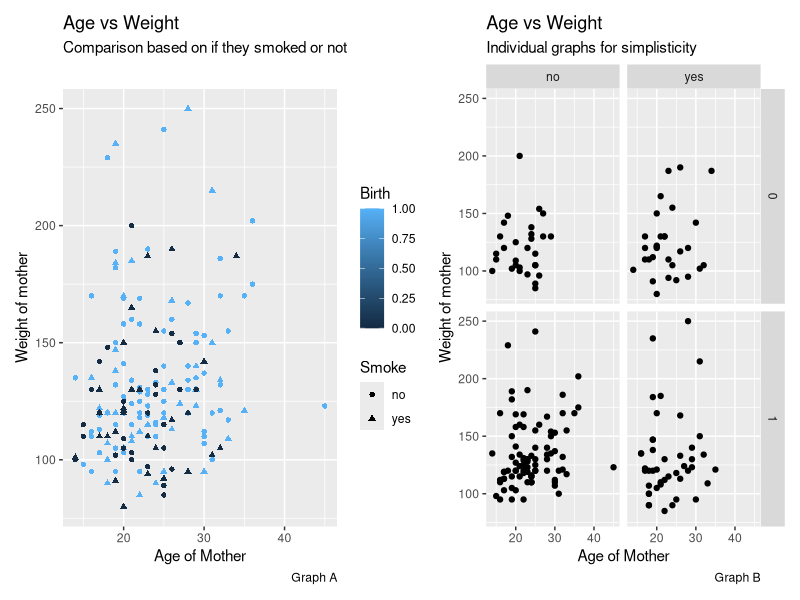

Recreate this plot in R.
## ---- chunk 1
#cuttingoffcode
library(knitr)
opts_chunk$set(tidy.opts=list(width.cutoff=70),tidy=TRUE)
## ---- chunk 2
#library & importing data
library(readxl)
library(tidyverse)
library(patchwork)
baby <- read_excel("baby.xls")
## ---- chunk 3
#analysis for question 1
p = baby %>%
  ggplot()+
  geom_point(mapping = aes(x = age,y = weight,color = birth,shape = smoke))+
  labs(title = "Age vs Weight",subtitle = "Comparison based on if they smoked or not",x = "Age of Mother",y = "Weight of mother",color = "Birth",caption = "Graph A",shape = "Smoke")

b = baby %>%
  ggplot(aes(age, weight)) + 
  geom_point()+
  facet_grid(vars(birth),vars(smoke))+
  labs(title = "Age vs Weight",subtitle = "Individual graphs for simplisticity",x = "Age of Mother",y = "Weight of mother",caption = "Graph B")

p + b
## ---- chunk 4
#Question 2
ischemic <- read_excel("ischemic.xlsx")
